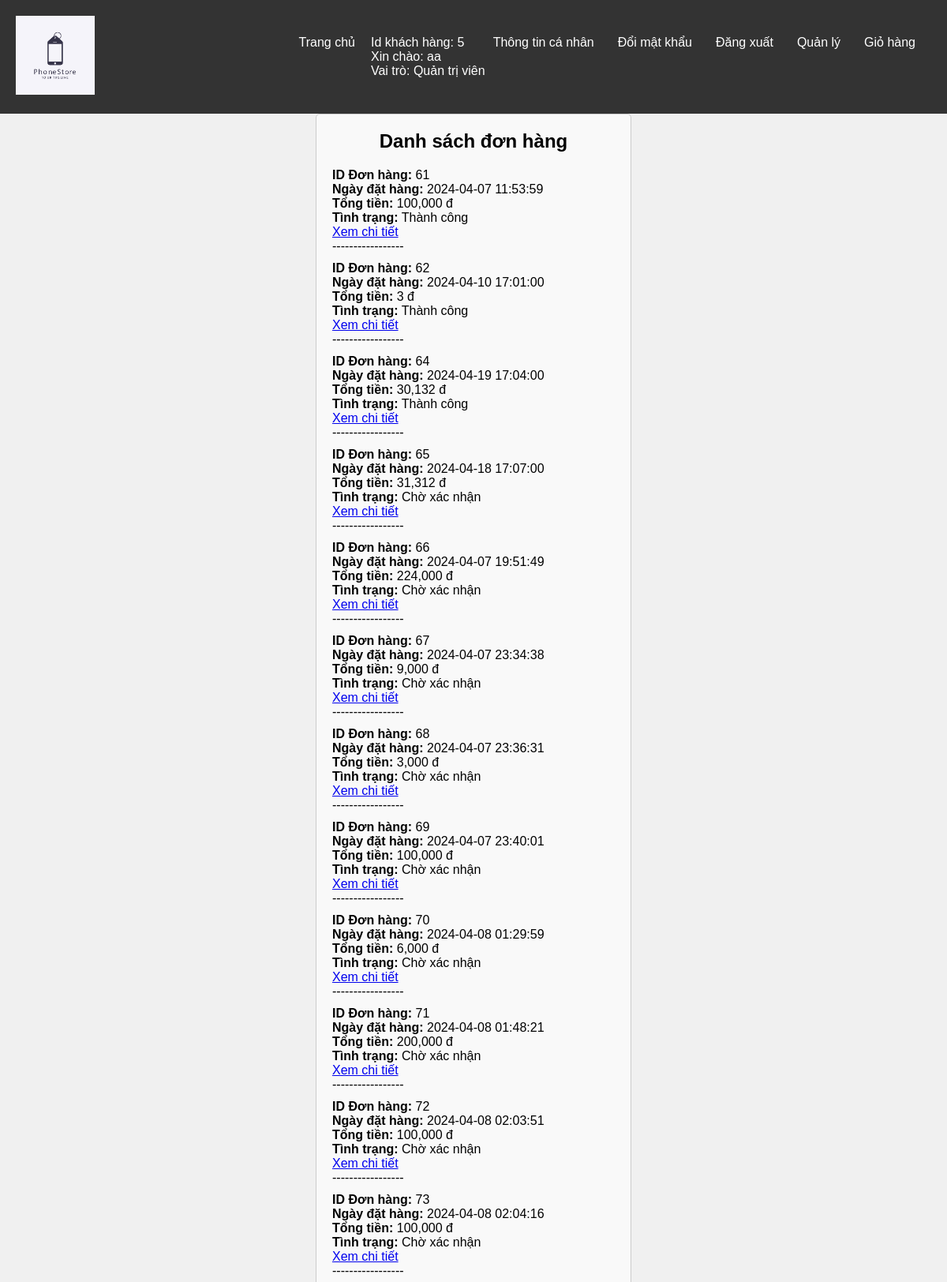
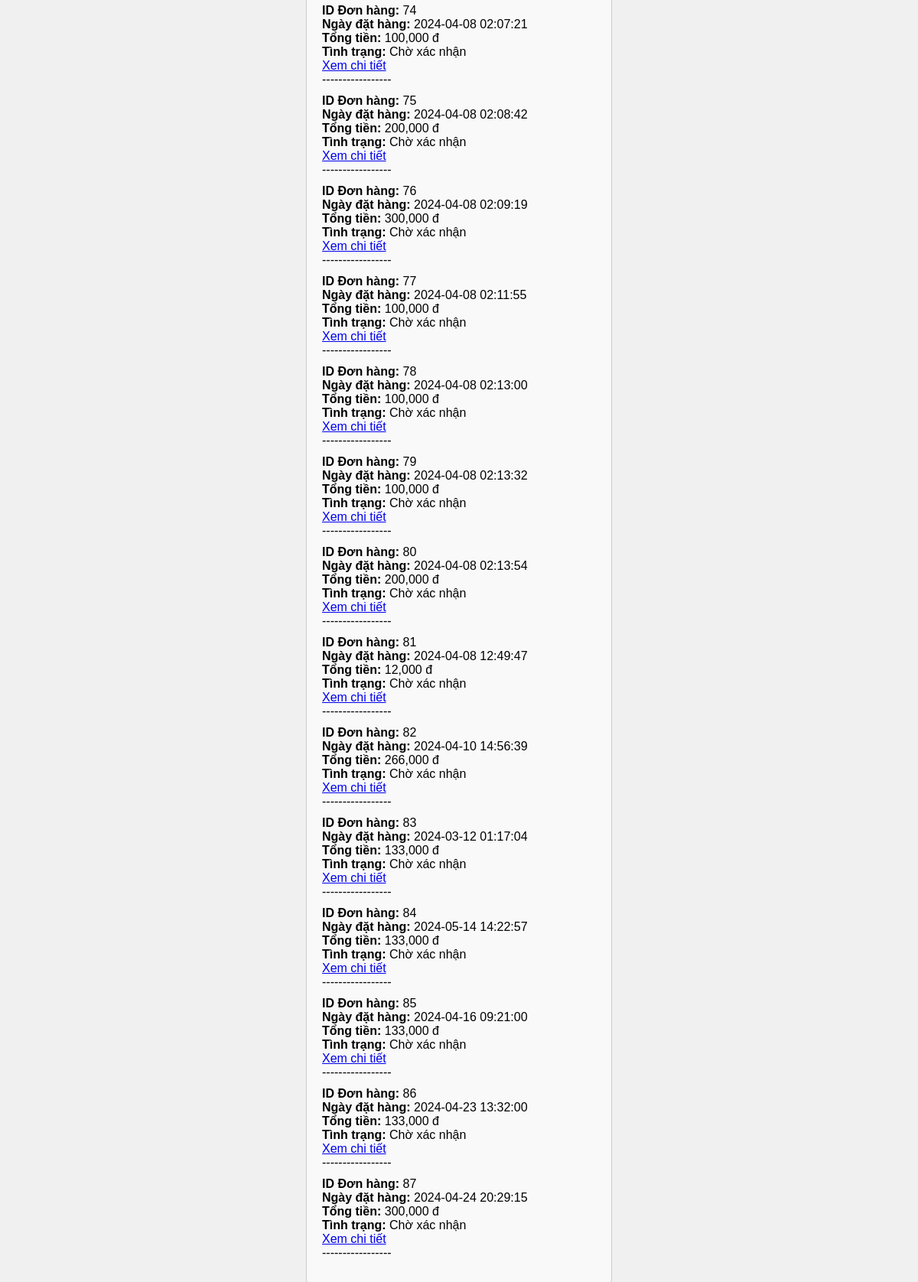
The app's page /user/index.php?ctrl=customerUserController&action=viewOrderList (signed in, upper part) with its own data (2 pictures, top to bottom).
### tables this page shows
CREATE TABLE `don_dat_hang` (
  `id` int(11) NOT NULL,
  `id_khach_hang` int(11) DEFAULT NULL,
  `ngay` datetime DEFAULT NULL,
  `tong_tien` decimal(10,2) DEFAULT NULL,
  `ghi_chu` text DEFAULT NULL,
  `tinh_trang` varchar(224) DEFAULT NULL
);

### lib/database.php (called while the page is built, shortened)
<?php
class Database
{
    private $host = "localhost";
    private $username = "root";
    private $password = "";
    private $database = "phonestore";
    private $conn;
    public function __construct()
    {
        $this->conn = $this->connectDB();
    }
    private function connectDB()
    {
        $conn = mysqli_connect($this->host, $this->username, $this->password, $this->database);
        return $conn;
    }
    public function select($query)
    {
        $result = mysqli_query($this->conn, $query);
        if ($result) {
            $data = mysqli_fetch_all($result, MYSQLI_ASSOC);
            return $data;
        } else {
            die(mysqli_error($this->conn));
        }
    }
}

### lib/session.php (called while the page is built, shortened)
<?php
class Session
{
    public static function getSessionValue($key)
    {
        if (isset($_SESSION[$key])) {
            return $_SESSION[$key];
        } else {
            return null;
        }
    }
}

### user/model/customerUserModel.php (called while the page is built, shortened)
<?php
class customerUserModel
{
    private $db;
    public function __construct()
    {
        $this->db = new Database();
    }
    public function getCustomerByIdNguoiDung()
    {
        $id_nguoi_dung = Session::getSessionValue('login_id');
        $sql = "SELECT * FROM khach_hang WHERE id_nguoi_dung = $id_nguoi_dung";
        $result = $this->db->select($sql);
        return $result;
    }
    public function getOrdersByCustomerId($customerId)
    {
        $sql = "SELECT * FROM don_dat_hang WHERE id_khach_hang = $customerId";
        $result = $this->db->select($sql);
        return $result;
    }
}

### user/view/orderList.php (the view, shortened to what this page needs)
<!DOCTYPE html>
<html lang="vi">
<head>
</head>
<body>
    <div class="customer-info">
        <h2>Danh sách đơn hàng</h2>
        <?php
        if (!empty($orders)) {
            echo '<ul>';
            foreach ($orders as $order) {
                echo '<li>';
                echo '<label>ID Đơn hàng:</label> ' . $order['id'] . '<br>';
                echo '<label>Ngày đặt hàng:</label> ' . $order['ngay'] . '<br>';
                echo '<label>Tổng tiền:</label> ' . number_format($order['tong_tien']) . ' đ<br>';
                echo '<label>Tình trạng:</label> ' . $order['tinh_trang'] . '<br>';
                echo '<a href="index.php?ctrl=customerUserController&action=viewOrderDetail&id=' . $order['id'] . '">Xem chi tiết</a><br>';
                echo '-----------------';
                echo '</li>';
            }
            echo '</ul>';
        } else {
            echo '<p>Không có đơn hàng nào được tìm thấy cho khách hàng này.</p>';
        }
        ?>
    </div>
</body>
</html>

### user/style/homeStyle.css (style rules this page uses)
* { margin: 0; padding: 0; box-sizing: border-box; }
body { font-family: Arial, sans-serif; background-color: #f0f0f0; }

### user/view/orderList.php (style rules this page uses)
.customer-info { width: 400px; margin: 0 auto; padding: 20px; border: 1px solid #ccc; border-radius: 5px; background-color: #f9f9f9; }
.customer-info h2 { text-align: center; margin-bottom: 20px; }
.customer-info ul { list-style-type: none; padding: 0; }
.customer-info li { margin-bottom: 10px; }
.customer-info label { font-weight: bold; }

### records on screen
don_dat_hang: id "61", ngay "2024-04-07 11:53:59", tong_tien "100,000", tinh_trang "Thành công"
don_dat_hang: id "62", ngay "2024-04-10 17:01:00", tong_tien "3", tinh_trang "Thành công"
don_dat_hang: id "64", ngay "2024-04-19 17:04:00", tong_tien "30,132", tinh_trang "Thành công"
don_dat_hang: id "65", ngay "2024-04-18 17:07:00", tong_tien "31,312", tinh_trang "Chờ xác nhận"
don_dat_hang: id "66", ngay "2024-04-07 19:51:49", tong_tien "224,000", tinh_trang "Chờ xác nhận"
don_dat_hang: id "67", ngay "2024-04-07 23:34:38", tong_tien "9,000", tinh_trang "Chờ xác nhận"
don_dat_hang: id "68", ngay "2024-04-07 23:36:31", tong_tien "3,000", tinh_trang "Chờ xác nhận"
don_dat_hang: id "69", ngay "2024-04-07 23:40:01", tong_tien "100,000", tinh_trang "Chờ xác nhận"
don_dat_hang: id "70", ngay "2024-04-08 01:29:59", tong_tien "6,000", tinh_trang "Chờ xác nhận"
don_dat_hang: id "71", ngay "2024-04-08 01:48:21", tong_tien "200,000", tinh_trang "Chờ xác nhận"
don_dat_hang: id "72", ngay "2024-04-08 02:03:51", tong_tien "100,000", tinh_trang "Chờ xác nhận"
don_dat_hang: id "73", ngay "2024-04-08 02:04:16", tong_tien "100,000", tinh_trang "Chờ xác nhận"
don_dat_hang: id "74", ngay "2024-04-08 02:07:21", tong_tien "100,000", tinh_trang "Chờ xác nhận"
don_dat_hang: id "75", ngay "2024-04-08 02:08:42", tong_tien "200,000", tinh_trang "Chờ xác nhận"
don_dat_hang: id "76", ngay "2024-04-08 02:09:19", tong_tien "300,000", tinh_trang "Chờ xác nhận"
don_dat_hang: id "77", ngay "2024-04-08 02:11:55", tong_tien "100,000", tinh_trang "Chờ xác nhận"
don_dat_hang: id "78", ngay "2024-04-08 02:13:00", tong_tien "100,000", tinh_trang "Chờ xác nhận"
don_dat_hang: id "79", ngay "2024-04-08 02:13:32", tong_tien "100,000", tinh_trang "Chờ xác nhận"
don_dat_hang: id "80", ngay "2024-04-08 02:13:54", tong_tien "200,000", tinh_trang "Chờ xác nhận"
don_dat_hang: id "81", ngay "2024-04-08 12:49:47", tong_tien "12,000", tinh_trang "Chờ xác nhận"
don_dat_hang: id "82", ngay "2024-04-10 14:56:39", tong_tien "266,000", tinh_trang "Chờ xác nhận"
don_dat_hang: id "83", ngay "2024-03-12 01:17:04", tong_tien "133,000", tinh_trang "Chờ xác nhận"
don_dat_hang: id "84", ngay "2024-05-14 14:22:57", tong_tien "133,000", tinh_trang "Chờ xác nhận"
don_dat_hang: id "85", ngay "2024-04-16 09:21:00", tong_tien "133,000", tinh_trang "Chờ xác nhận"
don_dat_hang: id "86", ngay "2024-04-23 13:32:00", tong_tien "133,000", tinh_trang "Chờ xác nhận"
don_dat_hang: id "87", ngay "2024-04-24 20:29:15", tong_tien "300,000", tinh_trang "Chờ xác nhận"

### other values on screen
$id_khach_hang "5"
$ten_dang_nhap "aa"
$vai_tro "Quản trị viên"
